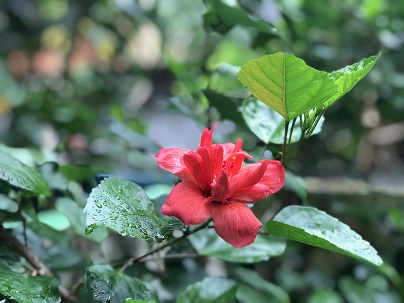
#> input picture python-opencv/images/flower1.jpg, 404 x 303 px
$ python adaptive_thresholding.py
#> lines starting #> are read from the running program, lines starting #| are printed output that depends on the picture; after the words box and inside, x2 and y2 are one past the last pixel; in counts of white or black regions, pixels touching at a corner belong together

"""
Created on Thu Dec 10 22:51:52 2020

@author: yzaghir
https://docs.opencv.org/master/d4/d13/tutorial_py_filtering.html

http://www.tsi.enst.fr/pages/enseignement/ressources/beti/dither/arnaud/adapt.htm

Cette classe de méthodes utilise la valeur d'un seuil qui est dynamiquement changé afin de rendre compte de l'intensité locale des différentes zones de l'image d'entrée (en niveau de gris).

Les deux méthodes qui seront étudiées par la suite ( Dynamic thresholding et Constrained average thresholding ) permettent de réaliser ce seuillage adaptatif. Ces méthodes ont la particularité de rehausser le contraste ainsi que les contours, elles ont en contrepartie le désavantage de représenter les grandes surfaces de pixels à un niveau d'intensité constant.


Dynamic Thresholding

La présente méthode combine seuillage dynamique et détection de contours ce qui tend à concentrer les informations de l'image dans des zones bien spécifiques qui seront donc très détaillées. Ces zones apparaîtront dans l'image binarisée comme des zones très texturées.

Cette méthode présente de nombreuses caractéristiques :

L'image de sortie présente une résolution spatiale ainsi qu'un contraste supérieur à l'image en niveau de gris ( originale ). Le contraste de l'image originale doit être rehaussé bien qu'il y ait une perte d'information au niveau des intensités du fond de l'image.
Bien que l'entropie de l'image de sortie soit relativement faible, l'image binarisée peut être compressée par les mêmes techniques qui permettent de stocker les données, telles que le texte ou les graphiques alors que les images en niveau de gris ne peuvent pas être compressées par ces techniques ( cf. Jpeg  ).
L'algorithme du seuillage dynamique peut être implémenté en hardware à moindre coût.
Ce même algorithme peut être aussi appliqué à du texte ou à des informations graphiques avec une qualité garantie, pour les images résultantes.


Tout le problème réside dans le choix de la décision, lors de la binarisation, d'affecter la valeur 1 ou 0 aux différents pixels de l'image.
Le principe de cette méthode est le suivant :

Il s'agit de déplacer sur toute l'image un masque et de calculer en chaque pixel la valeur Dc comme indiqué sur la figure (a). Il y aura donc encore une fois des problèmes pour le traitement des bords.

Best results if an image has different lighting conditions in diffrent areas ,
Instead of suppling manually .algorithm determines the threshold for a pixel based on a few pixels surrounding it
the function cv.adaptativeThreshold() is used which returns the thrushold image , the input arguments are :
    -1 argument is the source umage (preferably grayscale)
    -2 argument is the maximum value
    -3 is the adaptativeMethod
    -4 argument is the simple thresholdType
    -5 is the blockSize
    -6 argument is the constant C value
The different type of adaptiveMethod are.
    -cv.ADAPTIVE_THRESH_NEAM_C: The mean of the surronding area minus the constant C
    -cv.ADAPTIVE_THRESH_GAUSSIAN_C: The gaussian-weighted sum of the surrounding area minus constant C


the function cv.threshold() is used, which returns two outputs, the threshold used and threshold image , the input arguments are :
     -1 argunet us the source image(should be grayscaleif need to get proper binary)
     -2 arguments is the threshold value
     -3 argument is the maximum value
     -4 is the type of simple threshold to be used
the different types of thresholding are
     - cv.TRESH_BINARY
     - cv.TRESH_BINARY_INV
     - cv.TRESH_TRUNC
     - cv.TRESH_TOZERO
     - cv.TRESH_TOZERO_INV

"""


# import cv library
import cv2 as cv
#import numpy as np

# read the image from computer
img = cv.imread("images/flower1.jpg" ,0)
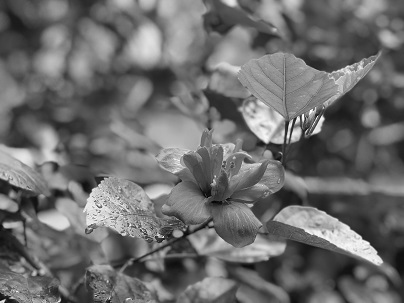
#> img: shape (303, 404); min 3, max 255, mean 108.9
cv.imshow("Original Image" , img )


# perform adaptive threshold
# cv.threshold( src , thesh , maxVal , type)
thresh_img = cv.adaptiveThreshold(img , 255 ,cv.ADAPTIVE_THRESH_MEAN_C ,cv.THRESH_BINARY , 11 ,2 )
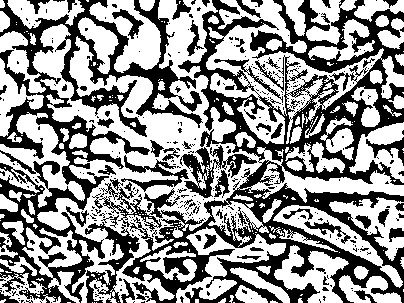
#> thresh_img: shape (303, 404); 57.5% white; 390 black regions (327 under 20 px), largest, box (x1, y1, x2, y2) and area: (99, 0, 404, 303) 26711, (0, 0, 203, 303) 15804, (85, 222, 140, 303) 1379
cv.imshow("Adaptive Mean C threshold Image" , thresh_img)

thresh_img = cv.adaptiveThreshold(img , 255 ,cv.ADAPTIVE_THRESH_GAUSSIAN_C ,cv.THRESH_BINARY , 11 ,2 )
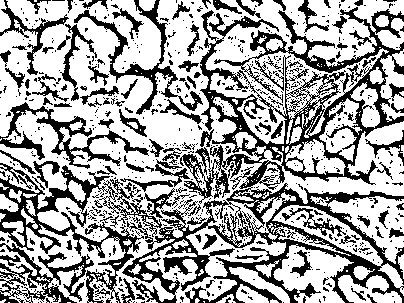
#> thresh_img: shape (303, 404); 64.7% white; 718 black regions (609 under 20 px), largest, box (x1, y1, x2, y2) and area: (0, 7, 404, 303) 27547, (0, 102, 149, 169) 2023, (74, 0, 203, 115) 1908
cv.imshow("Adaptive Gaussian C threshold Image" , thresh_img)


img2 = cv.imread("images/plaque-voiture.jpg",0)
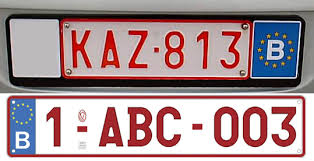
#> input picture python-opencv/images/plaque-voiture.jpg, 314 x 161 px
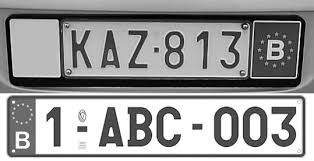
#> img2: shape (161, 314); min 0, max 255, mean 152.3
cv.imshow("Original Image 2 " , img2 )

thresh_img2 = cv.adaptiveThreshold(img2 , 255 ,cv.ADAPTIVE_THRESH_MEAN_C ,cv.THRESH_BINARY , 11 ,2 )
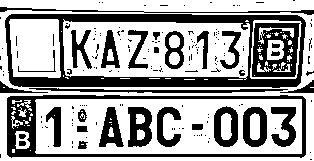
#> thresh_img2: shape (161, 314); 63% white; 171 black regions (139 under 20 px), largest, box (x1, y1, x2, y2) and area: (5, 14, 306, 88) 5692, (7, 95, 306, 158) 3199, (252, 23, 300, 77) 1630
cv.imshow("Adaptive Mean C threshold Image" , thresh_img2)

thresh_img2 = cv.adaptiveThreshold(img2 , 255 ,cv.ADAPTIVE_THRESH_GAUSSIAN_C ,cv.THRESH_BINARY , 11 ,2 )
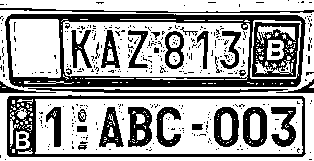
#> thresh_img2: shape (161, 314); 64% white; 377 black regions (342 under 20 px), largest, box (x1, y1, x2, y2) and area: (5, 14, 306, 88) 5262, (7, 95, 306, 157) 2903, (252, 22, 300, 77) 1389
cv.imshow("Adaptive Gaussian C threshold Image" , thresh_img2)
